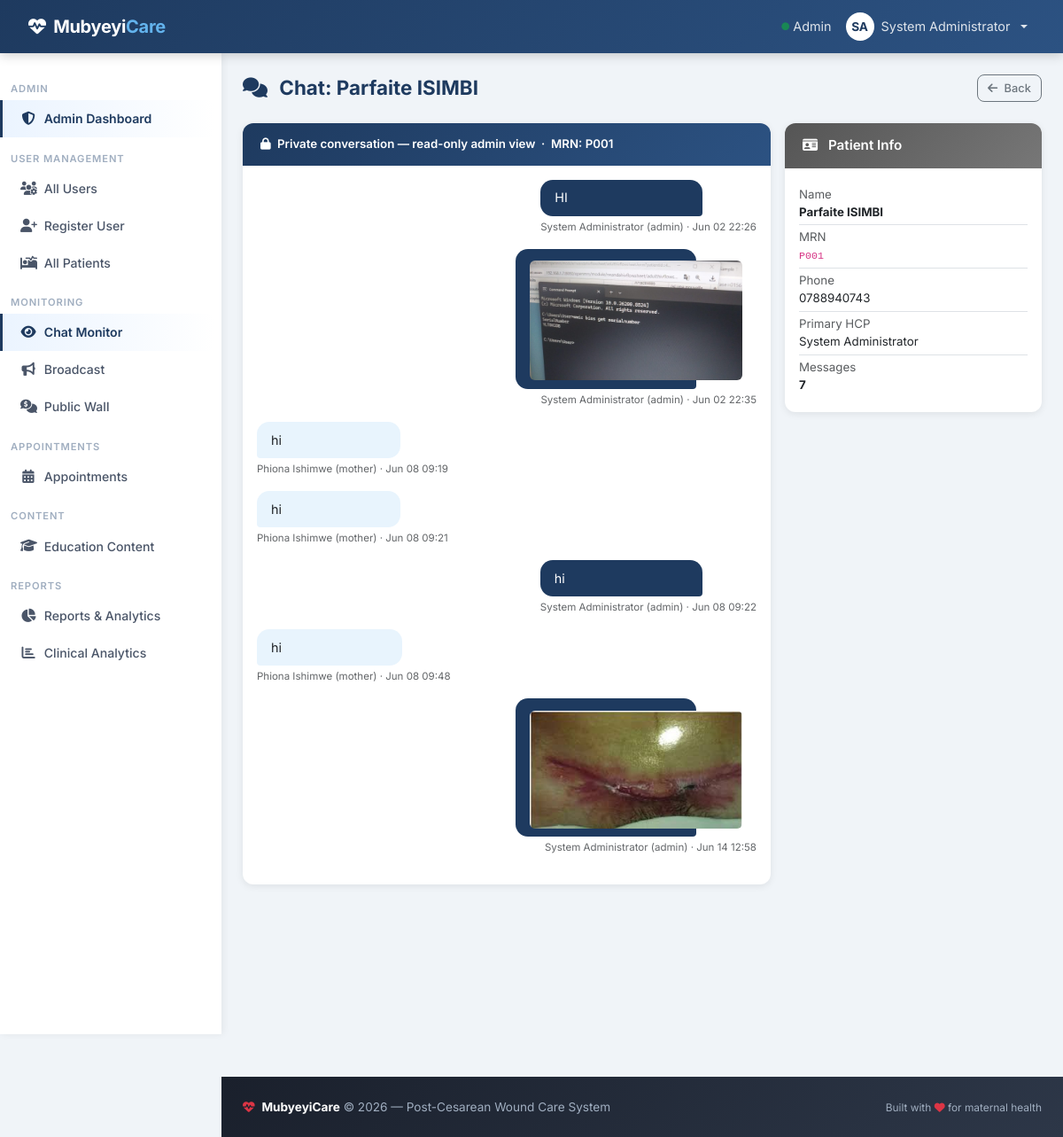
The app's page /admin/chats/patient/1 (signed in) with its own data.
### models.py (models this page shows, shortened)
class User(UserMixin, db.Model):
    id = db.Column(db.Integer, primary_key=True)
    username = db.Column(db.String(80), unique=True, nullable=False)
    email = db.Column(db.String(120), unique=True, nullable=False)
    password_hash = db.Column(db.String(255), nullable=False)
    first_name = db.Column(db.String(100), nullable=False)
    last_name = db.Column(db.String(100), nullable=False)
    role = db.Column(db.Enum(UserRole), default=UserRole.PATIENT, nullable=False)
    phone = db.Column(db.String(20))
    location = db.Column(db.String(200))   # CHW service area (e.g. "Gasabo/Kinyinya")
    is_active = db.Column(db.Boolean, default=True)
    created_at = db.Column(db.DateTime, default=datetime.utcnow)
    patients = db.relationship('Patient', backref='primary_doctor', lazy='dynamic', foreign_keys='Patient.primary_doctor_id')
    follow_ups = db.relationship('FollowUp', backref='created_by', lazy='dynamic')
    sent_messages = db.relationship('Message', backref='sender', lazy='dynamic', foreign_keys='Message.sender_id')
    def get_full_name(self):
        return f"{self.first_name} {self.last_name}"

class Patient(db.Model):
    id = db.Column(db.Integer, primary_key=True)
    mrn = db.Column(db.String(50), unique=True, nullable=False)  # Medical Record Number
    first_name = db.Column(db.String(100), nullable=False)
    last_name = db.Column(db.String(100), nullable=False)
    date_of_birth = db.Column(db.Date, nullable=False)
    gender = db.Column(db.String(10), nullable=False)
    phone = db.Column(db.String(20), nullable=False)
    email = db.Column(db.String(120))
    surgery_date = db.Column(db.Date, nullable=False)
    surgery_type = db.Column(db.String(100))  # e.g., "Primary Cesarean", "VBAC attempt"
    surgeon_name = db.Column(db.String(100))
    incision_type = db.Column(db.String(50))  # e.g., "Pfannenstiel", "Classical"
    location = db.Column(db.String(200))   # e.g. "Gasabo/Kinyinya"
    primary_doctor_id = db.Column(db.Integer, db.ForeignKey('user.id'), nullable=False)
    user_id = db.Column(db.Integer, db.ForeignKey('user.id'))
    admission_date = db.Column(db.DateTime, default=datetime.utcnow)
    discharge_date = db.Column(db.DateTime)
    expected_follow_up_end_date = db.Column(db.Date)
    is_active = db.Column(db.Boolean, default=True)
    created_at = db.Column(db.DateTime, default=datetime.utcnow)
    updated_at = db.Column(db.DateTime, default=datetime.utcnow, onupdate=datetime.utcnow)
    follow_ups = db.relationship('FollowUp', backref='patient', lazy='dynamic', cascade='all, delete-orphan')
    wound_assessments = db.relationship('WoundAssessment', backref='patient', lazy='dynamic', cascade='all, delete-orphan')
    medications = db.relationship('MedicationLog', backref='patient', lazy='dynamic', cascade='all, delete-orphan')
    messages = db.relationship('Message', backref='patient', lazy='dynamic', cascade='all, delete-orphan')
    user = db.relationship('User', backref='patient_profile', foreign_keys=[user_id], uselist=False)
    def get_full_name(self):
        return f"{self.first_name} {self.last_name}"

class Message(db.Model):
    id = db.Column(db.Integer, primary_key=True)
    patient_id = db.Column(db.Integer, db.ForeignKey('patient.id'), nullable=False)
    sender_id = db.Column(db.Integer, db.ForeignKey('user.id'), nullable=False)
    sender_role = db.Column(db.String(20), nullable=False)
    content = db.Column(db.Text, nullable=False)
    attachment_filename = db.Column(db.String(255))
    attachment_type = db.Column(db.String(100))
    attachment_url = db.Column(db.String(255))
    created_at = db.Column(db.DateTime, default=datetime.utcnow)

### routes/admin.py (the view)
@admin_bp.route('/chats/patient/<int:patient_id>')
@login_required
@admin_required
def view_patient_chat(patient_id):
    patient = Patient.query.get_or_404(patient_id)
    messages = Message.query.filter_by(patient_id=patient_id).order_by(Message.created_at.asc()).all()
    return render_template('admin/view_chat.html', patient=patient, messages=messages)

### templates/admin/view_chat.html (shortened to what this page needs)
{% extends "base.html" %}
{% block content %}
<div class="page-header" data-aos="fade-down">
    <h2><i class="fas fa-comments me-2"></i> Chat: {{ patient.get_full_name() }}</h2>
    <a href="{{ url_for('admin.chat_monitor') }}" class="btn btn-outline-secondary btn-sm"><i class="fas fa-arrow-left me-1"></i> Back</a>
</div>
<div class="row g-3">
    <div class="col-lg-8">
        <div class="card">
            <div class="card-header bg-primary text-white small">
                <i class="fas fa-lock me-1"></i> Private conversation — read-only admin view
                &nbsp;·&nbsp; MRN: {{ patient.mrn }}
            </div>
            <div class="card-body p-3" style="max-height:70vh;overflow-y:auto;">
                {% if messages %}
                    {% for m in messages %}
                    {% set is_patient = m.sender_role in ['patient','mother'] %}
                    <div class="mb-3 d-flex {{ 'justify-content-start' if is_patient else 'justify-content-end' }}">
                        <div>
                            <div class="msg-bubble {{ 'patient' if is_patient else 'provider' }}">
                                {% if m.content %}<p class="mb-0">{{ m.content }}</p>{% endif %}
                                {% if m.attachment_url %}
                                    {% if m.attachment_type and m.attachment_type.startswith('image') %}
                                        <img src="{{ m.attachment_url }}" class="img-fluid rounded mt-1" style="max-width:240px;">
                                    {% else %}
                                        <a href="{{ m.attachment_url }}" target="_blank" class="{{ 'text-primary' if is_patient else 'text-white' }}">
                                            <i class="fas fa-paperclip me-1"></i>{{ m.attachment_filename or 'File' }}
                                        </a>
                                    {% endif %}
                                {% endif %}
                            </div>
                            <div class="msg-meta {{ 'text-start' if is_patient else 'text-end' }}">
                                {{ m.sender.get_full_name() if m.sender else m.sender_role }} ({{ m.sender_role }})
                                &middot; {{ m.created_at.strftime('%b %d %H:%M') }}
                            </div>
                        </div>
                    </div>
                    {% endfor %}
                {% else %}
                <div class="text-center py-5 text-muted">
                    <i class="fas fa-comments fa-2x d-block mb-2 opacity-25"></i>No messages yet.
                </div>
                {% endif %}
            </div>
        </div>
    </div>
    <div class="col-lg-4">
        <div class="card">
            <div class="card-header bg-secondary text-white"><i class="fas fa-id-card me-2"></i> Patient Info</div>
            <div class="card-body small">
                <ul class="list-unstyled mb-0">
                    <li class="py-1 border-bottom"><span class="text-muted">Name</span><br><strong>{{ patient.get_full_name() }}</strong></li>
                    <li class="py-1 border-bottom"><span class="text-muted">MRN</span><br><code>{{ patient.mrn }}</code></li>
                    <li class="py-1 border-bottom"><span class="text-muted">Phone</span><br>{{ patient.phone }}</li>
                    <li class="py-1 border-bottom"><span class="text-muted">Primary HCP</span><br>{{ patient.primary_doctor.get_full_name() }}</li>
                    <li class="py-1"><span class="text-muted">Messages</span><br><strong>{{ messages | length }}</strong></li>
                </ul>
            </div>
        </div>
    </div>
</div>
{% endblock %}

### templates/base.html (shortened to what this page needs)
<!DOCTYPE html>
<html lang="en">
<head>
    <link href="https://cdn.jsdelivr.net/npm/bootstrap@5.3.3/dist/css/bootstrap.min.css" rel="stylesheet">
    <link rel="stylesheet" href="https://cdnjs.cloudflare.com/ajax/libs/font-awesome/6.5.0/css/all.min.css">
    <link href="https://unpkg.com/aos@2.3.4/dist/aos.css" rel="stylesheet">
</head>
<body>
<nav class="navbar navbar-dark navbar-expand-lg fixed-top">
    <div class="container-fluid">
        <a class="navbar-brand" href="/">
            <i class="fas fa-heart-pulse me-1"></i> Mubyeyi<span>Care</span>
        </a>
        <div class="collapse navbar-collapse" id="navbarNav">
            <ul class="navbar-nav ms-auto align-items-center">
                {% if current_user.is_authenticated %}
                <li class="nav-item">
                    <span class="nav-link text-white-50 small d-none d-lg-inline">
                        <i class="fas fa-circle text-success" style="font-size:.55rem;vertical-align:middle;"></i>
                        {{ current_user.role.value.capitalize() }}
                    </span>
                </li>
                <li class="nav-item dropdown">
                    <a class="nav-link dropdown-toggle d-flex align-items-center gap-2" href="#"
                       id="userDropdown" role="button" data-bs-toggle="dropdown" aria-expanded="false">
                        <span class="rounded-circle bg-white d-inline-flex align-items-center justify-content-center"
                              style="width:32px;height:32px;color:var(--primary);font-size:.85rem;font-weight:700;">
                            {{ current_user.first_name[0] | upper }}{{ current_user.last_name[0] | upper }}
                        </span>
                        <span class="d-none d-sm-inline">{{ current_user.get_full_name() }}</span>
                    </a>
                </li>
                {% endif %}
            </ul>
        </div>
    </div>
</nav>
{% if current_user.is_authenticated %}
<aside class="sidebar d-none d-lg-flex flex-column">
    <nav class="nav flex-column">
        {% if current_user.role.value in ['patient', 'mother'] %}
        <span class="sidebar-section">My Care</span>
        <a class="nav-link" href="{{ url_for('dashboard.index') }}"><i class="fas fa-house-medical"></i> My Dashboard</a>
        <span class="sidebar-section">Alerts &amp; Appointments</span>
        <a class="nav-link" href="{{ url_for('appointments.my_appointments') }}"><i class="fas fa-calendar-check"></i> My Appointments</a>
        <a class="nav-link" href="{{ url_for('appointments.request_appointment') }}"><i class="fas fa-calendar-plus"></i> Request Appointment</a>
        <span class="sidebar-section">Communication</span>
        <a class="nav-link" href="{{ url_for('chat.patient_self_chat') }}"><i class="fas fa-comments"></i> Chat with Provider</a>
        <a class="nav-link" href="{{ url_for('wall.index') }}"><i class="fas fa-comments-dollar"></i> Public Wall</a>
        <span class="sidebar-section">Wound Care</span>
        <a class="nav-link" href="{{ url_for('dashboard.health_education') }}"><i class="fas fa-book-medical"></i> Wound Care Guide</a>
        {% elif current_user.role.value == 'admin' %}
        <span class="sidebar-section">Admin</span>
        <a class="nav-link" href="{{ url_for('admin.dashboard') }}"><i class="fas fa-shield-halved"></i> Admin Dashboard</a>
        <span class="sidebar-section">User Management</span>
        <a class="nav-link" href="{{ url_for('admin.users') }}"><i class="fas fa-users-gear"></i> All Users</a>
        <a class="nav-link" href="{{ url_for('auth.register') }}"><i class="fas fa-user-plus"></i> Register User</a>
        <a class="nav-link" href="{{ url_for('admin.patients') }}"><i class="fas fa-bed-pulse"></i> All Patients</a>
        <span class="sidebar-section">Monitoring</span>
        <a class="nav-link" href="{{ url_for('admin.chat_monitor') }}"><i class="fas fa-eye"></i> Chat Monitor</a>
        <a class="nav-link" href="{{ url_for('admin.broadcast') }}"><i class="fas fa-bullhorn"></i> Broadcast</a>
        <a class="nav-link" href="{{ url_for('wall.index') }}"><i class="fas fa-comments-dollar"></i> Public Wall</a>
        <span class="sidebar-section">Appointments</span>
        <a class="nav-link" href="{{ url_for('admin.appointments') }}"><i class="fas fa-calendar-days"></i> Appointments</a>
        <span class="sidebar-section">Content</span>
        <a class="nav-link" href="{{ url_for('admin.education') }}"><i class="fas fa-graduation-cap"></i> Education Content</a>
        <span class="sidebar-section">Reports</span>
        <a class="nav-link" href="{{ url_for('admin.reports') }}"><i class="fas fa-chart-pie"></i> Reports &amp; Analytics</a>
        <a class="nav-link" href="{{ url_for('dashboard.analytics') }}"><i class="fas fa-chart-bar"></i> Clinical Analytics</a>
        {% endif %}
    </nav>
</aside>
{% endif %}
<main class="main-content">
    <div class="container-fluid px-4">
        {% block content %}{% endblock %}
    </div>
</main>
<footer class="py-4 mt-5" style="margin-left: var(--sidebar-w);">
    <div class="container-fluid px-4">
        <div class="row align-items-center">
            <div class="col-md-6">
                <p class="mb-0">
                    <i class="fas fa-heart-pulse text-danger me-1"></i>
                    <strong class="text-white">MubyeyiCare</strong> &copy; 2026 &mdash; Post-Cesarean Wound Care System
                </p>
            </div>
            <div class="col-md-6 text-md-end mt-2 mt-md-0">
                <small>Built with <i class="fas fa-heart text-danger"></i> for maternal health</small>
            </div>
        </div>
    </div>
</footer>
</body>
</html>

### records on screen
User: role.value "Admin", first_name "S", last_name "A", get_full_name "System Administrator", primary_doctor.get_full_name "System Administrator"
Patient: get_full_name "Parfaite ISIMBI", mrn "P001", phone "0788940743"
Message: content "HI", sender "System Administrator", sender_role "admin", created_at "Jun 02 22:26"
Message: attachment_url (picture), sender "System Administrator", sender_role "admin", created_at "Jun 02 22:35"
Message: content "hi", sender "Phiona Ishimwe", sender_role "mother", created_at "Jun 08 09:19"
Message: content "hi", sender "Phiona Ishimwe", sender_role "mother", created_at "Jun 08 09:21"
Message: content "hi", sender "System Administrator", sender_role "admin", created_at "Jun 08 09:22"
Message: content "hi", sender "Phiona Ishimwe", sender_role "mother", created_at "Jun 08 09:48"
Message: attachment_url (picture), sender "System Administrator", sender_role "admin", created_at "Jun 14 12:58"

### other values on screen
{{ messages | length }} "7"
